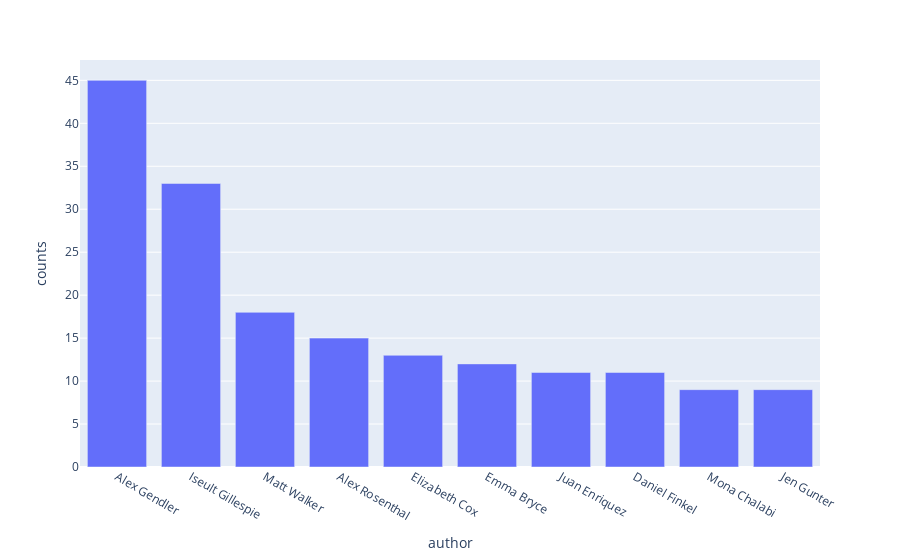

The cell this chart's notebook holds for it:
### Code cell
px_author = px.bar(df_authors, x = 'author', y= 'counts')
px_author

### Figure 1 — Plotly figure (JSON) as saved in the notebook; plotly's stock layout.template omitted (floating-point values rounded to 4 significant figures)
{"data": [{"alignmentgroup": "True", "hovertemplate": "author=%{x}<br>counts=%{y}<extra></extra>", "legendgroup": "", "marker": {"color": "#636efa", "pattern": {"shape": ""}}, "name": "", "offsetgroup": "", "orientation": "v", "showlegend": false, "textposition": "auto", "type": "bar", "x": ["Alex Gendler", "Iseult Gillespie", "Matt Walker", "Alex Rosenthal", "Elizabeth Cox", "Emma Bryce", "Juan Enriquez", "Daniel Finkel", "Mona Chalabi", "Jen Gunter"], "xaxis": "x", "y": [45, 33, 18, 15, 13, 12, 11, 11, 9, 9], "yaxis": "y"}], "layout": {"autosize": true, "barmode": "relative", "legend": {"tracegroupgap": 0}, "margin": {"t": 60}, "xaxis": {"anchor": "y", "autorange": true, "domain": [0, 1], "range": [-0.5, 9.5], "title": {"text": "author"}, "type": "category"}, "yaxis": {"anchor": "x", "autorange": true, "domain": [0, 1], "range": [0, 47.37], "title": {"text": "counts"}, "type": "linear"}}}
